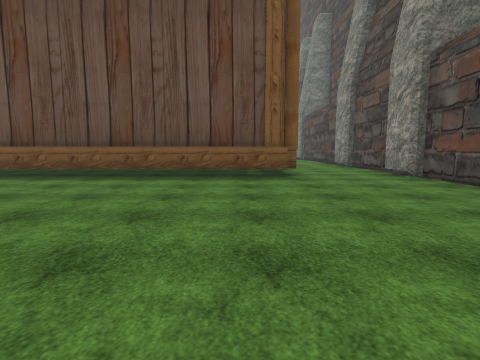
View 1 (above)

14 first-person views from a walk through a Unity game level. The camera is 1.4 m above the floor, tilts 6° down and sees 80° across. The floor is counted in squares, 2.25 m on a side. Each view is taken from the middle of a square. On the plan, view 1 faces up. The plan holds only what a view shows up to about 9 squares ahead; the rest is blank. The place goes on beyond the plan. The player is left out. Some animated figures are left out. Some surface patterns are stand-ins.

View 2
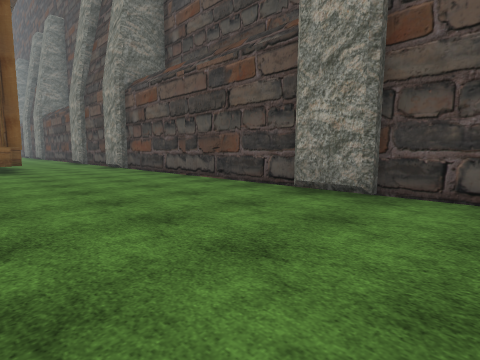

View 3
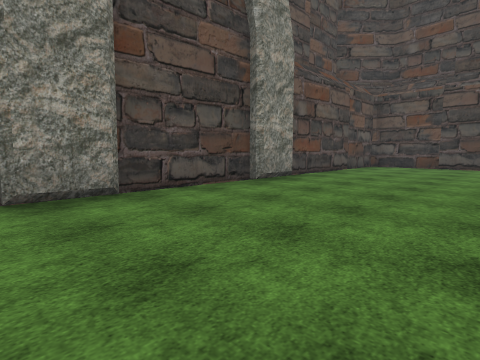

View 4
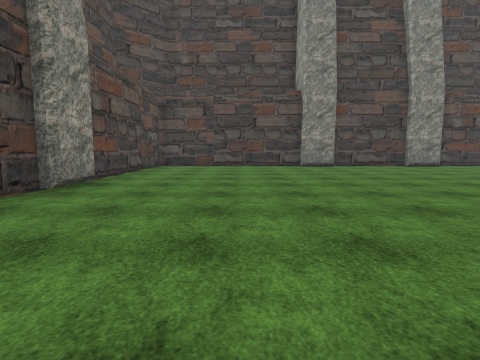

View 5
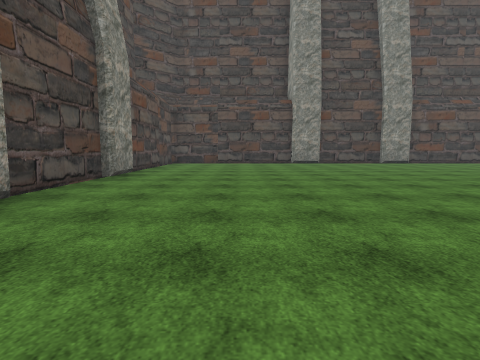

View 6
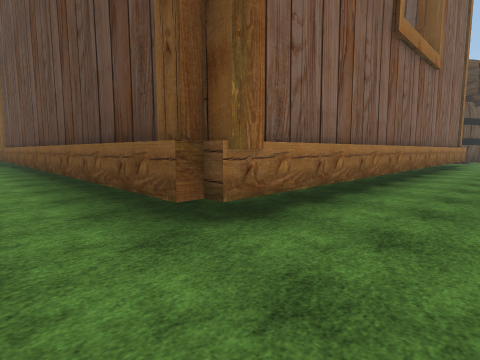

View 7
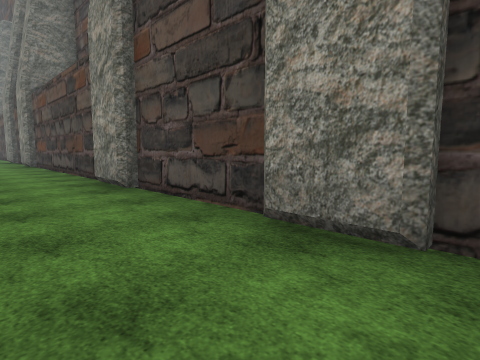

View 8
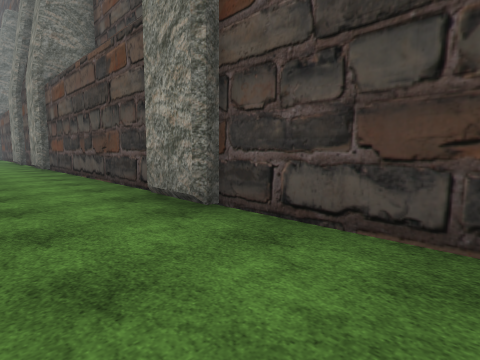

View 9
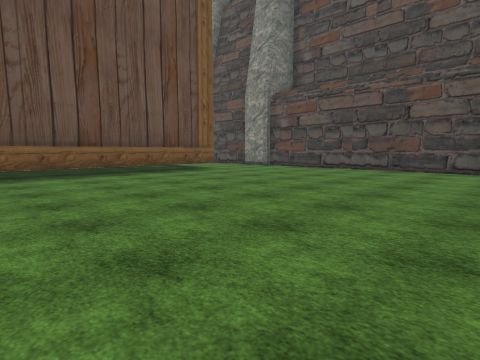

View 10
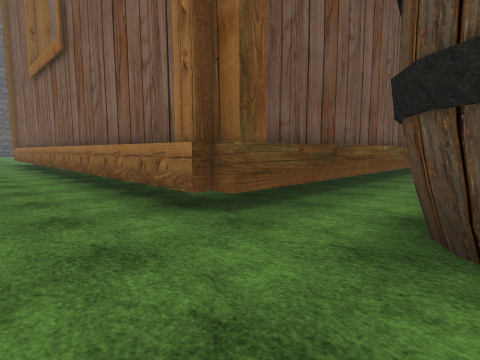

View 11
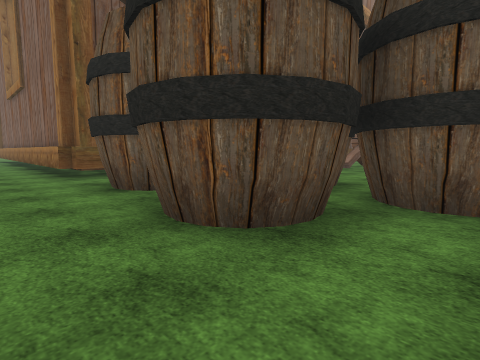

View 12
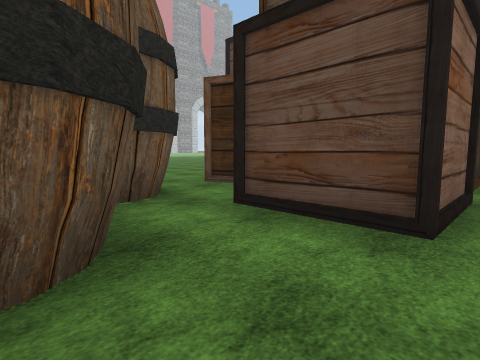

View 13
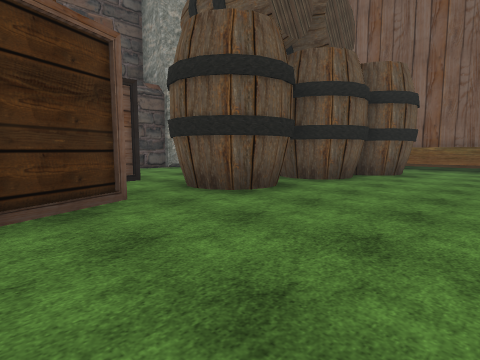

View 14
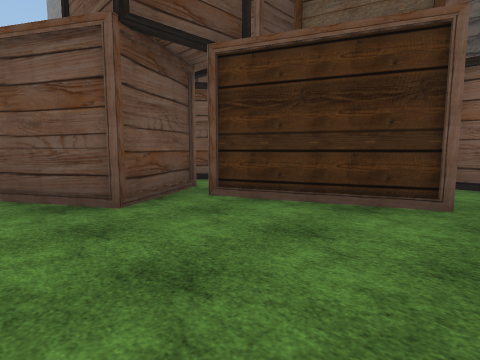

### Floor plan
Key: @ floor where view 1 was taken; # wall or solid block; x gap in a wall; . floor; B box.
Columns run from 5 left of view 1 to 4 right of it. Each row starts with its distance up from view 1.
 32  #
 31 .###   B
 30 ...#   #
 29 ...## B
 28 ....# B
 27 ......##.
 26 ...##....
 25 ...####..
 24 ....###..
 23 ...## #..
 22 ...#  #..
 21  ..#  #..
 20  ..x.....
 19 #######..#
 18       #..#
 17       #..#
 16       #..#
 15       #..#
 14       #..#
 13       #..#
 12       #..#
 11       #..#
 10       #..#
  9       #..#
  8       #..#
  7 #######..#
  6 .........#
  5  ........#
  4 .........#
  3 .........#
  2 .........#
  1 .........#
  0 .....@...#
 -1 .........#
 -2   .......#
 -3   .......#
 -4  ........#
 -5 .........#
 -6 .........#
 -7 .........#
 -8 .........#
 -9 .........#
-10       ...

Where each view was taken, in squares from view 1:
view 1: 0 up, 0 right, facing up
view 2: 3 down, 0 right, facing up-right
view 3: 0 up, 0 right, facing down-right
view 4: 0 up, 1 right, facing down
view 5: 2 up, 1 right, facing down
view 6: 5 up, 3 right, facing up-left
view 7: 6 up, 2 right, facing up-right
view 8: 8 up, 2 right, facing up-right
view 9: 1 down, 5 left, facing up-right
view 10: 21 up, 3 right, facing down-left
view 11: 26 up, 3 right, facing down-left
view 12: 24 up, 3 right, facing up-left
view 13: 29 up, 5 left, facing down-right
view 14: 27 up, 5 left, facing up-right
